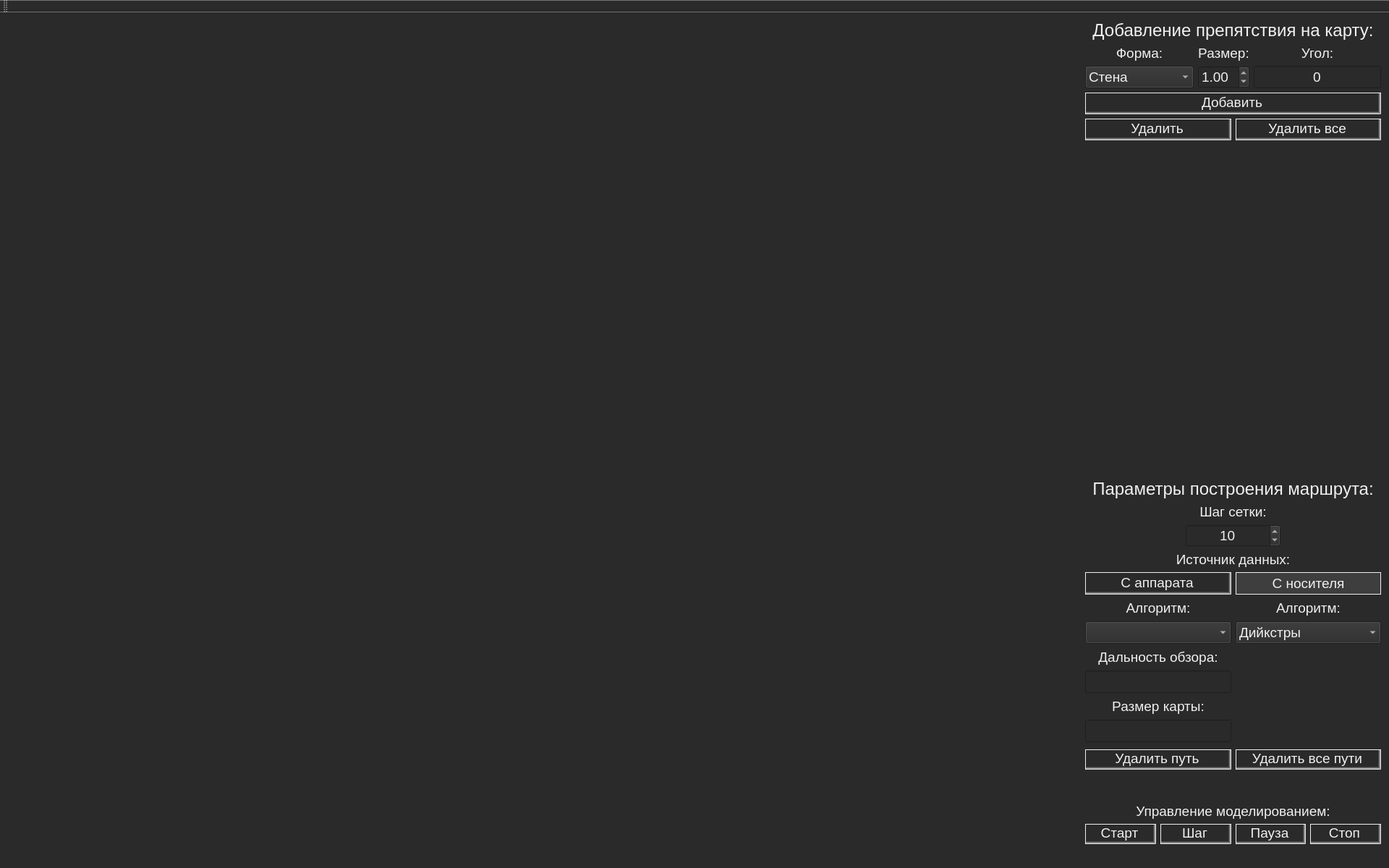
<?xml version="1.0" encoding="UTF-8"?>
<ui version="4.0">
 <class>MainWindow</class>
 <widget class="QMainWindow" name="MainWindow">
  <property name="geometry">
   <rect>
    <x>0</x>
    <y>0</y>
    <width>1920</width>
    <height>1200</height>
   </rect>
  </property>
  <property name="font">
   <font>
    <pointsize>14</pointsize>
   </font>
  </property>
  <property name="windowTitle">
   <string>MainWindow</string>
  </property>
  <property name="styleSheet">
   <string notr="true">background-color:rgb(42, 42, 42);</string>
  </property>
  <widget class="QWidget" name="centralWidget">
   <property name="styleSheet">
    <string notr="true"/>
   </property>
   <layout class="QHBoxLayout" name="horizontalLayout_2">
    <item>
     <widget class="Map" name="map" native="true">
      <property name="sizePolicy">
       <sizepolicy hsizetype="MinimumExpanding" vsizetype="Preferred">
        <horstretch>0</horstretch>
        <verstretch>0</verstretch>
       </sizepolicy>
      </property>
     </widget>
    </item>
    <item>
     <layout class="QVBoxLayout" name="verticalLayout">
      <property name="sizeConstraint">
       <enum>QLayout::SetDefaultConstraint</enum>
      </property>
      <item>
       <widget class="QLabel" name="label">
        <property name="sizePolicy">
         <sizepolicy hsizetype="Preferred" vsizetype="Fixed">
          <horstretch>0</horstretch>
          <verstretch>0</verstretch>
         </sizepolicy>
        </property>
        <property name="font">
         <font>
          <pointsize>18</pointsize>
         </font>
        </property>
        <property name="styleSheet">
         <string notr="true">color: rgb(240, 240, 240);</string>
        </property>
        <property name="text">
         <string>Добавление препятствия на карту:</string>
        </property>
        <property name="alignment">
         <set>Qt::AlignCenter</set>
        </property>
       </widget>
      </item>
      <item>
       <layout class="QHBoxLayout" name="horizontalLayout_3">
        <item>
         <layout class="QVBoxLayout" name="verticalLayout_2">
          <item>
           <widget class="QLabel" name="label_10">
            <property name="font">
             <font>
              <pointsize>14</pointsize>
             </font>
            </property>
            <property name="styleSheet">
             <string notr="true">color: rgb(240, 240, 240);</string>
            </property>
            <property name="text">
             <string>Форма:</string>
            </property>
            <property name="alignment">
             <set>Qt::AlignCenter</set>
            </property>
           </widget>
          </item>
          <item>
           <widget class="QComboBox" name="cb_obstacleForm">
            <property name="minimumSize">
             <size>
              <width>150</width>
              <height>0</height>
             </size>
            </property>
            <property name="font">
             <font>
              <pointsize>14</pointsize>
             </font>
            </property>
            <property name="styleSheet">
             <string notr="true">color: rgb(240, 240, 240);
border-color: rgb(240, 240, 240);
background-color: rgb(42, 42, 42);</string>
            </property>
            <property name="insertPolicy">
             <enum>QComboBox::InsertAtBottom</enum>
            </property>
            <item>
             <property name="text">
              <string>Стена</string>
             </property>
            </item>
            <item>
             <property name="text">
              <string>Квадрат</string>
             </property>
            </item>
            <item>
             <property name="text">
              <string>Круг</string>
             </property>
            </item>
           </widget>
          </item>
         </layout>
        </item>
        <item>
         <layout class="QVBoxLayout" name="verticalLayout_4">
          <item>
           <widget class="QLabel" name="label_11">
            <property name="font">
             <font>
              <pointsize>14</pointsize>
             </font>
            </property>
            <property name="styleSheet">
             <string notr="true">color: rgb(240, 240, 240);</string>
            </property>
            <property name="text">
             <string>Размер:</string>
            </property>
            <property name="alignment">
             <set>Qt::AlignCenter</set>
            </property>
           </widget>
          </item>
          <item>
           <widget class="QDoubleSpinBox" name="dsb_obstacleScale">
            <property name="sizePolicy">
             <sizepolicy hsizetype="Preferred" vsizetype="Fixed">
              <horstretch>0</horstretch>
              <verstretch>0</verstretch>
             </sizepolicy>
            </property>
            <property name="font">
             <font>
              <pointsize>14</pointsize>
             </font>
            </property>
            <property name="styleSheet">
             <string notr="true">color: rgb(240, 240, 240);
border-color: rgb(240, 240, 240);
background-color: rgb(42, 42, 42);</string>
            </property>
            <property name="decimals">
             <number>2</number>
            </property>
            <property name="minimum">
             <double>0.250000000000000</double>
            </property>
            <property name="maximum">
             <double>4.000000000000000</double>
            </property>
            <property name="singleStep">
             <double>0.250000000000000</double>
            </property>
            <property name="value">
             <double>1.000000000000000</double>
            </property>
           </widget>
          </item>
         </layout>
        </item>
        <item>
         <layout class="QVBoxLayout" name="verticalLayout_3">
          <item>
           <widget class="QLabel" name="label_12">
            <property name="font">
             <font>
              <pointsize>14</pointsize>
             </font>
            </property>
            <property name="styleSheet">
             <string notr="true">color: rgb(240, 240, 240);</string>
            </property>
            <property name="text">
             <string>Угол:</string>
            </property>
            <property name="alignment">
             <set>Qt::AlignCenter</set>
            </property>
           </widget>
          </item>
          <item>
           <widget class="QLineEdit" name="le_obstacleRotation">
            <property name="sizePolicy">
             <sizepolicy hsizetype="Preferred" vsizetype="Fixed">
              <horstretch>0</horstretch>
              <verstretch>0</verstretch>
             </sizepolicy>
            </property>
            <property name="maximumSize">
             <size>
              <width>200</width>
              <height>16777215</height>
             </size>
            </property>
            <property name="font">
             <font>
              <pointsize>14</pointsize>
             </font>
            </property>
            <property name="styleSheet">
             <string notr="true">color: rgb(240, 240, 240);
border-color: rgb(240, 240, 240);
background-color: rgb(42, 42, 42);</string>
            </property>
            <property name="text">
             <string>0</string>
            </property>
            <property name="alignment">
             <set>Qt::AlignCenter</set>
            </property>
           </widget>
          </item>
         </layout>
        </item>
       </layout>
      </item>
      <item>
       <widget class="QPushButton" name="btn_addObstacle">
        <property name="minimumSize">
         <size>
          <width>0</width>
          <height>30</height>
         </size>
        </property>
        <property name="font">
         <font>
          <pointsize>14</pointsize>
         </font>
        </property>
        <property name="styleSheet">
         <string notr="true">#btn_addObstacle
{
color: rgb(240, 240, 240);
background-color: rgb(42, 42, 42);

border-left: 1px solid rgb(240, 240, 240);
border-top: 1px solid rgb(240, 240, 240);
border-bottom: 4px solid qlineargradient(spread:pad, x1:0, y1:1, x2:0, y2:0, stop:0 rgb(240, 240, 240,), stop:1 rgb(42, 42, 42));
border-right: 4px solid  qlineargradient(spread:pad, x1:1, y1:0, x2:0, y2:0, stop:0 rgb(240, 240, 240,), stop:1 rgb(42, 42, 42));
}

#btn_addObstacle:pressed
{
	border-color:  rgb(240, 240, 240);
	border-width: 1px;

	border-left: 4px solid qlineargradient(spread:pad, x1:1, y1:0, x2:0, y2:0, stop:0 rgb(240, 240, 		240,), stop:1 rgb(42, 42, 42));
	border-top: 4px solid  qlineargradient(spread:pad, x1:0, y1:1, x2:0, y2:0, stop:0 rgb(240, 240, 	240,), stop:1 rgb(42, 42, 42));
}</string>
        </property>
        <property name="text">
         <string>Добавить</string>
        </property>
       </widget>
      </item>
      <item>
       <layout class="QHBoxLayout" name="horizontalLayout_4">
        <item>
         <widget class="QPushButton" name="btn_deleteObstacle">
          <property name="minimumSize">
           <size>
            <width>0</width>
            <height>30</height>
           </size>
          </property>
          <property name="font">
           <font>
            <pointsize>14</pointsize>
           </font>
          </property>
          <property name="styleSheet">
           <string notr="true">#btn_deleteObstacle
{
color: rgb(240, 240, 240);
background-color: rgb(42, 42, 42);

border-left: 1px solid rgb(240, 240, 240);
border-top: 1px solid rgb(240, 240, 240);
border-bottom: 4px solid qlineargradient(spread:pad, x1:0, y1:1, x2:0, y2:0, stop:0 rgb(240, 240, 240,), stop:1 rgb(42, 42, 42));
border-right: 4px solid  qlineargradient(spread:pad, x1:1, y1:0, x2:0, y2:0, stop:0 rgb(240, 240, 240,), stop:1 rgb(42, 42, 42));
}

#btn_deleteObstacle:pressed
{
	border-color:  rgb(240, 240, 240);
	border-width: 1px;

	border-left: 4px solid qlineargradient(spread:pad, x1:1, y1:0, x2:0, y2:0, stop:0 rgb(240, 240, 		240,), stop:1 rgb(42, 42, 42));
	border-top: 4px solid  qlineargradient(spread:pad, x1:0, y1:1, x2:0, y2:0, stop:0 rgb(240, 240, 	240,), stop:1 rgb(42, 42, 42));
}</string>
          </property>
          <property name="text">
           <string>Удалить</string>
          </property>
         </widget>
        </item>
        <item>
         <widget class="QPushButton" name="btn_deleteAllObstacles">
          <property name="minimumSize">
           <size>
            <width>0</width>
            <height>30</height>
           </size>
          </property>
          <property name="font">
           <font>
            <pointsize>14</pointsize>
           </font>
          </property>
          <property name="styleSheet">
           <string notr="true">#btn_deleteAllObstacles
{
color: rgb(240, 240, 240);
background-color: rgb(42, 42, 42);

border-left: 1px solid rgb(240, 240, 240);
border-top: 1px solid rgb(240, 240, 240);
border-bottom: 4px solid qlineargradient(spread:pad, x1:0, y1:1, x2:0, y2:0, stop:0 rgb(240, 240, 240,), stop:1 rgb(42, 42, 42));
border-right: 4px solid  qlineargradient(spread:pad, x1:1, y1:0, x2:0, y2:0, stop:0 rgb(240, 240, 240,), stop:1 rgb(42, 42, 42));
}

#btn_deleteAllObstacles:pressed
{
	border-color:  rgb(240, 240, 240);
	border-width: 1px;

	border-left: 4px solid qlineargradient(spread:pad, x1:1, y1:0, x2:0, y2:0, stop:0 rgb(240, 240, 		240,), stop:1 rgb(42, 42, 42));
	border-top: 4px solid  qlineargradient(spread:pad, x1:0, y1:1, x2:0, y2:0, stop:0 rgb(240, 240, 	240,), stop:1 rgb(42, 42, 42));
}</string>
          </property>
          <property name="text">
           <string>Удалить все</string>
          </property>
         </widget>
        </item>
       </layout>
      </item>
      <item>
       <spacer name="verticalSpacer">
        <property name="orientation">
         <enum>Qt::Vertical</enum>
        </property>
        <property name="sizeType">
         <enum>QSizePolicy::Expanding</enum>
        </property>
        <property name="sizeHint" stdset="0">
         <size>
          <width>20</width>
          <height>40</height>
         </size>
        </property>
       </spacer>
      </item>
      <item>
       <widget class="QLabel" name="label_2">
        <property name="sizePolicy">
         <sizepolicy hsizetype="Preferred" vsizetype="Fixed">
          <horstretch>0</horstretch>
          <verstretch>0</verstretch>
         </sizepolicy>
        </property>
        <property name="font">
         <font>
          <pointsize>18</pointsize>
         </font>
        </property>
        <property name="styleSheet">
         <string notr="true">color: rgb(240, 240, 240);</string>
        </property>
        <property name="text">
         <string>Параметры построения маршрута:</string>
        </property>
        <property name="alignment">
         <set>Qt::AlignCenter</set>
        </property>
       </widget>
      </item>
      <item>
       <layout class="QVBoxLayout" name="verticalLayout_5">
        <item>
         <widget class="QLabel" name="label_3">
          <property name="sizePolicy">
           <sizepolicy hsizetype="Preferred" vsizetype="Fixed">
            <horstretch>0</horstretch>
            <verstretch>0</verstretch>
           </sizepolicy>
          </property>
          <property name="font">
           <font>
            <pointsize>14</pointsize>
           </font>
          </property>
          <property name="styleSheet">
           <string notr="true">color: rgb(240, 240, 240);</string>
          </property>
          <property name="text">
           <string>Шаг сетки:</string>
          </property>
          <property name="alignment">
           <set>Qt::AlignCenter</set>
          </property>
         </widget>
        </item>
        <item>
         <layout class="QHBoxLayout" name="horizontalLayout_5">
          <item>
           <spacer name="horizontalSpacer_2">
            <property name="orientation">
             <enum>Qt::Horizontal</enum>
            </property>
            <property name="sizeType">
             <enum>QSizePolicy::Minimum</enum>
            </property>
            <property name="sizeHint" stdset="0">
             <size>
              <width>40</width>
              <height>20</height>
             </size>
            </property>
           </spacer>
          </item>
          <item>
           <widget class="QSpinBox" name="sb_GridStep">
            <property name="sizePolicy">
             <sizepolicy hsizetype="Fixed" vsizetype="Fixed">
              <horstretch>0</horstretch>
              <verstretch>0</verstretch>
             </sizepolicy>
            </property>
            <property name="minimumSize">
             <size>
              <width>131</width>
              <height>0</height>
             </size>
            </property>
            <property name="font">
             <font>
              <pointsize>14</pointsize>
             </font>
            </property>
            <property name="styleSheet">
             <string notr="true">color: rgb(240, 240, 240);
border-color: rgb(240, 240, 240);
background-color: rgb(42, 42, 42);</string>
            </property>
            <property name="alignment">
             <set>Qt::AlignCenter</set>
            </property>
            <property name="minimum">
             <number>5</number>
            </property>
            <property name="maximum">
             <number>30</number>
            </property>
            <property name="singleStep">
             <number>5</number>
            </property>
            <property name="value">
             <number>10</number>
            </property>
           </widget>
          </item>
          <item>
           <spacer name="horizontalSpacer_3">
            <property name="orientation">
             <enum>Qt::Horizontal</enum>
            </property>
            <property name="sizeType">
             <enum>QSizePolicy::Minimum</enum>
            </property>
            <property name="sizeHint" stdset="0">
             <size>
              <width>40</width>
              <height>20</height>
             </size>
            </property>
           </spacer>
          </item>
         </layout>
        </item>
       </layout>
      </item>
      <item>
       <widget class="QLabel" name="label_4">
        <property name="sizePolicy">
         <sizepolicy hsizetype="Preferred" vsizetype="Fixed">
          <horstretch>0</horstretch>
          <verstretch>0</verstretch>
         </sizepolicy>
        </property>
        <property name="font">
         <font>
          <pointsize>14</pointsize>
         </font>
        </property>
        <property name="styleSheet">
         <string notr="true">color: rgb(240, 240, 240);</string>
        </property>
        <property name="text">
         <string>Источник данных:</string>
        </property>
        <property name="alignment">
         <set>Qt::AlignCenter</set>
        </property>
       </widget>
      </item>
      <item>
       <layout class="QHBoxLayout" name="horizontalLayout_6">
        <item>
         <layout class="QVBoxLayout" name="verticalLayout_7">
          <item>
           <widget class="QPushButton" name="btn_dataFromVehicle">
            <property name="sizePolicy">
             <sizepolicy hsizetype="Preferred" vsizetype="Fixed">
              <horstretch>0</horstretch>
              <verstretch>0</verstretch>
             </sizepolicy>
            </property>
            <property name="minimumSize">
             <size>
              <width>0</width>
              <height>31</height>
             </size>
            </property>
            <property name="font">
             <font>
              <pointsize>14</pointsize>
             </font>
            </property>
            <property name="styleSheet">
             <string notr="true">#btn_dataFromVehicle
{
color: rgb(240, 240, 240);
background-color: rgb(42, 42, 42);

border-left: 1px solid rgb(240, 240, 240);
border-top: 1px solid rgb(240, 240, 240);
border-bottom: 4px solid qlineargradient(spread:pad, x1:0, y1:1, x2:0, y2:0, stop:0 rgb(240, 240, 240,), stop:1 rgb(42, 42, 42));
border-right: 4px solid  qlineargradient(spread:pad, x1:1, y1:0, x2:0, y2:0, stop:0 rgb(240, 240, 240,), stop:1 rgb(42, 42, 42));
}

#btn_dataFromVehicle:pressed
{
	border-color:  rgb(240, 240, 240);
	border-width: 1px;

	border-left: 4px solid qlineargradient(spread:pad, x1:1, y1:0, x2:0, y2:0, stop:0 rgb(240, 240, 		240,), stop:1 rgb(42, 42, 42));
	border-top: 4px solid  qlineargradient(spread:pad, x1:0, y1:1, x2:0, y2:0, stop:0 rgb(240, 240, 	240,), stop:1 rgb(42, 42, 42));
}

#btn_dataFromVehicle:checked
{
	background-color: rgb(62, 62, 62);

	border-color:  rgb(240, 240, 240);
	border-width: 1px;

	border-left: 4px solid qlineargradient(spread:pad, x1:1, y1:0, x2:0, y2:0, stop:0 rgb(240, 240, 		240,), stop:1 rgb(42, 42, 42));
	border-top: 4px solid  qlineargradient(spread:pad, x1:0, y1:1, x2:0, y2:0, stop:0 rgb(240, 240, 	240,), stop:1 rgb(42, 42, 42));
}</string>
            </property>
            <property name="text">
             <string>С аппарата</string>
            </property>
            <property name="checkable">
             <bool>true</bool>
            </property>
            <property name="autoExclusive">
             <bool>true</bool>
            </property>
           </widget>
          </item>
          <item>
           <widget class="QLabel" name="label_5">
            <property name="sizePolicy">
             <sizepolicy hsizetype="Preferred" vsizetype="Fixed">
              <horstretch>0</horstretch>
              <verstretch>0</verstretch>
             </sizepolicy>
            </property>
            <property name="minimumSize">
             <size>
              <width>0</width>
              <height>25</height>
             </size>
            </property>
            <property name="font">
             <font>
              <pointsize>14</pointsize>
             </font>
            </property>
            <property name="styleSheet">
             <string notr="true">color: rgb(240, 240, 240);
	</string>
            </property>
            <property name="text">
             <string>Алгоритм:</string>
            </property>
            <property name="alignment">
             <set>Qt::AlignCenter</set>
            </property>
           </widget>
          </item>
          <item>
           <widget class="QComboBox" name="cb_VehicleRoutingAlgorithm">
            <property name="minimumSize">
             <size>
              <width>0</width>
              <height>31</height>
             </size>
            </property>
            <property name="sizeIncrement">
             <size>
              <width>0</width>
              <height>31</height>
             </size>
            </property>
            <property name="font">
             <font>
              <pointsize>14</pointsize>
             </font>
            </property>
            <property name="styleSheet">
             <string notr="true">color: rgb(240, 240, 240);
border-color: rgb(240, 240, 240);
background-color: rgb(42, 42, 42);</string>
            </property>
           </widget>
          </item>
          <item>
           <widget class="QLabel" name="label_6">
            <property name="sizePolicy">
             <sizepolicy hsizetype="Preferred" vsizetype="Fixed">
              <horstretch>0</horstretch>
              <verstretch>0</verstretch>
             </sizepolicy>
            </property>
            <property name="minimumSize">
             <size>
              <width>0</width>
              <height>25</height>
             </size>
            </property>
            <property name="font">
             <font>
              <pointsize>14</pointsize>
             </font>
            </property>
            <property name="styleSheet">
             <string notr="true">color: rgb(240, 240, 240);</string>
            </property>
            <property name="text">
             <string>Дальность обзора:</string>
            </property>
            <property name="alignment">
             <set>Qt::AlignCenter</set>
            </property>
           </widget>
          </item>
          <item>
           <widget class="QLineEdit" name="le_VehicleSightRange">
            <property name="sizePolicy">
             <sizepolicy hsizetype="Preferred" vsizetype="Fixed">
              <horstretch>0</horstretch>
              <verstretch>0</verstretch>
             </sizepolicy>
            </property>
            <property name="minimumSize">
             <size>
              <width>0</width>
              <height>31</height>
             </size>
            </property>
            <property name="font">
             <font>
              <pointsize>14</pointsize>
             </font>
            </property>
            <property name="styleSheet">
             <string notr="true">color: rgb(240, 240, 240);
border-color: rgb(240, 240, 240);
background-color: rgb(42, 42, 42);</string>
            </property>
            <property name="alignment">
             <set>Qt::AlignCenter</set>
            </property>
           </widget>
          </item>
          <item>
           <widget class="QLabel" name="label_7">
            <property name="sizePolicy">
             <sizepolicy hsizetype="Preferred" vsizetype="Fixed">
              <horstretch>0</horstretch>
              <verstretch>0</verstretch>
             </sizepolicy>
            </property>
            <property name="minimumSize">
             <size>
              <width>0</width>
              <height>25</height>
             </size>
            </property>
            <property name="font">
             <font>
              <pointsize>14</pointsize>
             </font>
            </property>
            <property name="styleSheet">
             <string notr="true">color: rgb(240, 240, 240);</string>
            </property>
            <property name="text">
             <string>Размер карты:</string>
            </property>
            <property name="alignment">
             <set>Qt::AlignCenter</set>
            </property>
           </widget>
          </item>
          <item>
           <widget class="QLineEdit" name="le_VehicleMapSize">
            <property name="sizePolicy">
             <sizepolicy hsizetype="Preferred" vsizetype="Fixed">
              <horstretch>0</horstretch>
              <verstretch>0</verstretch>
             </sizepolicy>
            </property>
            <property name="minimumSize">
             <size>
              <width>0</width>
              <height>31</height>
             </size>
            </property>
            <property name="font">
             <font>
              <pointsize>14</pointsize>
             </font>
            </property>
            <property name="styleSheet">
             <string notr="true">color: rgb(240, 240, 240);
border-color: rgb(240, 240, 240);
background-color: rgb(42, 42, 42);</string>
            </property>
            <property name="alignment">
             <set>Qt::AlignCenter</set>
            </property>
           </widget>
          </item>
          <item>
           <spacer name="verticalSpacer_4">
            <property name="orientation">
             <enum>Qt::Vertical</enum>
            </property>
            <property name="sizeType">
             <enum>QSizePolicy::Preferred</enum>
            </property>
            <property name="sizeHint" stdset="0">
             <size>
              <width>20</width>
              <height>0</height>
             </size>
            </property>
           </spacer>
          </item>
         </layout>
        </item>
        <item>
         <layout class="QVBoxLayout" name="verticalLayout_6">
          <item>
           <widget class="QPushButton" name="btn_dataFromCarrier">
            <property name="sizePolicy">
             <sizepolicy hsizetype="Preferred" vsizetype="Fixed">
              <horstretch>0</horstretch>
              <verstretch>0</verstretch>
             </sizepolicy>
            </property>
            <property name="minimumSize">
             <size>
              <width>0</width>
              <height>31</height>
             </size>
            </property>
            <property name="font">
             <font>
              <pointsize>14</pointsize>
             </font>
            </property>
            <property name="styleSheet">
             <string notr="true">#btn_dataFromCarrier
{
color: rgb(240, 240, 240);
background-color: rgb(42, 42, 42);

border-left: 1px solid rgb(240, 240, 240);
border-top: 1px solid rgb(240, 240, 240);
border-bottom: 4px solid qlineargradient(spread:pad, x1:0, y1:1, x2:0, y2:0, stop:0 rgb(240, 240, 240,), stop:1 rgb(42, 42, 42));
border-right: 4px solid  qlineargradient(spread:pad, x1:1, y1:0, x2:0, y2:0, stop:0 rgb(240, 240, 240,), stop:1 rgb(42, 42, 42));
}

#btn_dataFromCarrier:pressed
{
	border-color:  rgb(240, 240, 240);
	border-width: 1px;

	border-left: 4px solid qlineargradient(spread:pad, x1:1, y1:0, x2:0, y2:0, stop:0 rgb(240, 240, 		240,), stop:1 rgb(42, 42, 42));
	border-top: 4px solid  qlineargradient(spread:pad, x1:0, y1:1, x2:0, y2:0, stop:0 rgb(240, 240, 	240,), stop:1 rgb(42, 42, 42));
}

#btn_dataFromCarrier:checked
{
	background-color: rgb(62, 62, 62);

	border-color:  rgb(240, 240, 240);
	border-width: 1px;

	border-left: 4px solid qlineargradient(spread:pad, x1:1, y1:0, x2:0, y2:0, stop:0 rgb(240, 240, 		240,), stop:1 rgb(42, 42, 42));
	border-top: 4px solid  qlineargradient(spread:pad, x1:0, y1:1, x2:0, y2:0, stop:0 rgb(240, 240, 	240,), stop:1 rgb(42, 42, 42));
}</string>
            </property>
            <property name="text">
             <string>С носителя</string>
            </property>
            <property name="checkable">
             <bool>true</bool>
            </property>
            <property name="checked">
             <bool>true</bool>
            </property>
            <property name="autoExclusive">
             <bool>true</bool>
            </property>
           </widget>
          </item>
          <item>
           <widget class="QLabel" name="label_8">
            <property name="sizePolicy">
             <sizepolicy hsizetype="Preferred" vsizetype="Fixed">
              <horstretch>0</horstretch>
              <verstretch>0</verstretch>
             </sizepolicy>
            </property>
            <property name="minimumSize">
             <size>
              <width>0</width>
              <height>25</height>
             </size>
            </property>
            <property name="font">
             <font>
              <pointsize>14</pointsize>
             </font>
            </property>
            <property name="styleSheet">
             <string notr="true">color: rgb(240, 240, 240);</string>
            </property>
            <property name="text">
             <string>Алгоритм:</string>
            </property>
            <property name="alignment">
             <set>Qt::AlignCenter</set>
            </property>
           </widget>
          </item>
          <item>
           <widget class="QComboBox" name="cb_CarrierRoutingAlgorithm">
            <property name="sizePolicy">
             <sizepolicy hsizetype="Preferred" vsizetype="Fixed">
              <horstretch>0</horstretch>
              <verstretch>0</verstretch>
             </sizepolicy>
            </property>
            <property name="minimumSize">
             <size>
              <width>0</width>
              <height>31</height>
             </size>
            </property>
            <property name="sizeIncrement">
             <size>
              <width>0</width>
              <height>31</height>
             </size>
            </property>
            <property name="font">
             <font>
              <pointsize>14</pointsize>
             </font>
            </property>
            <property name="styleSheet">
             <string notr="true">color: rgb(240, 240, 240);
border-color: rgb(240, 240, 240);
background-color: rgb(42, 42, 42);

</string>
            </property>
            <item>
             <property name="text">
              <string>Дийкстры</string>
             </property>
            </item>
            <item>
             <property name="text">
              <string>Ли</string>
             </property>
            </item>
           </widget>
          </item>
          <item>
           <spacer name="verticalSpacer_2">
            <property name="orientation">
             <enum>Qt::Vertical</enum>
            </property>
            <property name="sizeType">
             <enum>QSizePolicy::Fixed</enum>
            </property>
            <property name="sizeHint" stdset="0">
             <size>
              <width>20</width>
              <height>140</height>
             </size>
            </property>
           </spacer>
          </item>
         </layout>
        </item>
       </layout>
      </item>
      <item>
       <layout class="QHBoxLayout" name="horizontalLayout">
        <item>
         <widget class="QPushButton" name="btn_deletePath">
          <property name="font">
           <font>
            <pointsize>14</pointsize>
           </font>
          </property>
          <property name="styleSheet">
           <string notr="true">#btn_deletePath
{
color: rgb(240, 240, 240);
background-color: rgb(42, 42, 42);

border-left: 1px solid rgb(240, 240, 240);
border-top: 1px solid rgb(240, 240, 240);
border-bottom: 4px solid qlineargradient(spread:pad, x1:0, y1:1, x2:0, y2:0, stop:0 rgb(240, 240, 240,), stop:1 rgb(42, 42, 42));
border-right: 4px solid  qlineargradient(spread:pad, x1:1, y1:0, x2:0, y2:0, stop:0 rgb(240, 240, 240,), stop:1 rgb(42, 42, 42));
}

#btn_deletePath:pressed
{
	border-color:  rgb(240, 240, 240);
	border-width: 1px;

	border-left: 4px solid qlineargradient(spread:pad, x1:1, y1:0, x2:0, y2:0, stop:0 rgb(240, 240, 		240,), stop:1 rgb(42, 42, 42));
	border-top: 4px solid  qlineargradient(spread:pad, x1:0, y1:1, x2:0, y2:0, stop:0 rgb(240, 240, 	240,), stop:1 rgb(42, 42, 42));
}</string>
          </property>
          <property name="text">
           <string>Удалить путь</string>
          </property>
         </widget>
        </item>
        <item>
         <widget class="QPushButton" name="btn_deleteAllPaths">
          <property name="font">
           <font>
            <pointsize>14</pointsize>
           </font>
          </property>
          <property name="styleSheet">
           <string notr="true">#btn_deleteAllPaths
{
color: rgb(240, 240, 240);
background-color: rgb(42, 42, 42);

border-left: 1px solid rgb(240, 240, 240);
border-top: 1px solid rgb(240, 240, 240);
border-bottom: 4px solid qlineargradient(spread:pad, x1:0, y1:1, x2:0, y2:0, stop:0 rgb(240, 240, 240,), stop:1 rgb(42, 42, 42));
border-right: 4px solid  qlineargradient(spread:pad, x1:1, y1:0, x2:0, y2:0, stop:0 rgb(240, 240, 240,), stop:1 rgb(42, 42, 42));
}

#btn_deleteAllPaths:pressed
{
	border-color:  rgb(240, 240, 240);
	border-width: 1px;

	border-left: 4px solid qlineargradient(spread:pad, x1:1, y1:0, x2:0, y2:0, stop:0 rgb(240, 240, 		240,), stop:1 rgb(42, 42, 42));
	border-top: 4px solid  qlineargradient(spread:pad, x1:0, y1:1, x2:0, y2:0, stop:0 rgb(240, 240, 	240,), stop:1 rgb(42, 42, 42));
}</string>
          </property>
          <property name="text">
           <string>Удалить все пути</string>
          </property>
         </widget>
        </item>
       </layout>
      </item>
      <item>
       <spacer name="verticalSpacer_3">
        <property name="orientation">
         <enum>Qt::Vertical</enum>
        </property>
        <property name="sizeType">
         <enum>QSizePolicy::Preferred</enum>
        </property>
        <property name="sizeHint" stdset="0">
         <size>
          <width>20</width>
          <height>40</height>
         </size>
        </property>
       </spacer>
      </item>
      <item>
       <widget class="QLabel" name="label_9">
        <property name="sizePolicy">
         <sizepolicy hsizetype="Preferred" vsizetype="Fixed">
          <horstretch>0</horstretch>
          <verstretch>0</verstretch>
         </sizepolicy>
        </property>
        <property name="font">
         <font>
          <pointsize>14</pointsize>
         </font>
        </property>
        <property name="styleSheet">
         <string notr="true">color: rgb(240, 240, 240);
</string>
        </property>
        <property name="text">
         <string>Управление моделированием:</string>
        </property>
        <property name="alignment">
         <set>Qt::AlignCenter</set>
        </property>
       </widget>
      </item>
      <item>
       <layout class="QHBoxLayout" name="horizontalLayout_7">
        <item>
         <widget class="QPushButton" name="btn_routeBuildingStart">
          <property name="font">
           <font>
            <pointsize>14</pointsize>
            <kerning>true</kerning>
           </font>
          </property>
          <property name="styleSheet">
           <string notr="true">#btn_routeBuildingStart
{
color: rgb(240, 240, 240);
background-color: rgb(42, 42, 42);

border-left: 1px solid rgb(240, 240, 240);
border-top: 1px solid rgb(240, 240, 240);
border-bottom: 4px solid qlineargradient(spread:pad, x1:0, y1:1, x2:0, y2:0, stop:0 rgb(240, 240, 240,), stop:1 rgb(42, 42, 42));
border-right: 4px solid  qlineargradient(spread:pad, x1:1, y1:0, x2:0, y2:0, stop:0 rgb(240, 240, 240,), stop:1 rgb(42, 42, 42));
}

#btn_addObstacle:pressed
{
	border-color:  rgb(240, 240, 240);
	border-width: 1px;

	border-left: 4px solid qlineargradient(spread:pad, x1:1, y1:0, x2:0, y2:0, stop:0 rgb(240, 240, 		240,), stop:1 rgb(42, 42, 42));
	border-top: 4px solid  qlineargradient(spread:pad, x1:0, y1:1, x2:0, y2:0, stop:0 rgb(240, 240, 	240,), stop:1 rgb(42, 42, 42));
}</string>
          </property>
          <property name="text">
           <string>Старт</string>
          </property>
         </widget>
        </item>
        <item>
         <widget class="QPushButton" name="btn_routeBuildingStep">
          <property name="font">
           <font>
            <pointsize>14</pointsize>
           </font>
          </property>
          <property name="styleSheet">
           <string notr="true">#btn_routeBuildingStep
{
color: rgb(240, 240, 240);
background-color: rgb(42, 42, 42);

border-left: 1px solid rgb(240, 240, 240);
border-top: 1px solid rgb(240, 240, 240);
border-bottom: 4px solid qlineargradient(spread:pad, x1:0, y1:1, x2:0, y2:0, stop:0 rgb(240, 240, 240,), stop:1 rgb(42, 42, 42));
border-right: 4px solid  qlineargradient(spread:pad, x1:1, y1:0, x2:0, y2:0, stop:0 rgb(240, 240, 240,), stop:1 rgb(42, 42, 42));
}

#btn_routeBuildingStep:pressed
{
	border-color:  rgb(240, 240, 240);
	border-width: 1px;

	border-left: 4px solid qlineargradient(spread:pad, x1:1, y1:0, x2:0, y2:0, stop:0 rgb(240, 240, 		240,), stop:1 rgb(42, 42, 42));
	border-top: 4px solid  qlineargradient(spread:pad, x1:0, y1:1, x2:0, y2:0, stop:0 rgb(240, 240, 	240,), stop:1 rgb(42, 42, 42));
}</string>
          </property>
          <property name="text">
           <string>Шаг</string>
          </property>
         </widget>
        </item>
        <item>
         <widget class="QPushButton" name="btn_routeBuildingPause">
          <property name="font">
           <font>
            <pointsize>14</pointsize>
           </font>
          </property>
          <property name="styleSheet">
           <string notr="true">#btn_routeBuildingPause
{
color: rgb(240, 240, 240);
background-color: rgb(42, 42, 42);

border-left: 1px solid rgb(240, 240, 240);
border-top: 1px solid rgb(240, 240, 240);
border-bottom: 4px solid qlineargradient(spread:pad, x1:0, y1:1, x2:0, y2:0, stop:0 rgb(240, 240, 240,), stop:1 rgb(42, 42, 42));
border-right: 4px solid  qlineargradient(spread:pad, x1:1, y1:0, x2:0, y2:0, stop:0 rgb(240, 240, 240,), stop:1 rgb(42, 42, 42));
}

#btn_routeBuildingPause:pressed
{
	border-color:  rgb(240, 240, 240);
	border-width: 1px;

	border-left: 4px solid qlineargradient(spread:pad, x1:1, y1:0, x2:0, y2:0, stop:0 rgb(240, 240, 		240,), stop:1 rgb(42, 42, 42));
	border-top: 4px solid  qlineargradient(spread:pad, x1:0, y1:1, x2:0, y2:0, stop:0 rgb(240, 240, 	240,), stop:1 rgb(42, 42, 42));
}</string>
          </property>
          <property name="text">
           <string>Пауза</string>
          </property>
         </widget>
        </item>
        <item>
         <widget class="QPushButton" name="btn_routeBuildingStop">
          <property name="font">
           <font>
            <pointsize>14</pointsize>
           </font>
          </property>
          <property name="styleSheet">
           <string notr="true">#btn_routeBuildingStop
{
color: rgb(240, 240, 240);
background-color: rgb(42, 42, 42);

border-left: 1px solid rgb(240, 240, 240);
border-top: 1px solid rgb(240, 240, 240);
border-bottom: 4px solid qlineargradient(spread:pad, x1:0, y1:1, x2:0, y2:0, stop:0 rgb(240, 240, 240,), stop:1 rgb(42, 42, 42));
border-right: 4px solid  qlineargradient(spread:pad, x1:1, y1:0, x2:0, y2:0, stop:0 rgb(240, 240, 240,), stop:1 rgb(42, 42, 42));
}

#btn_routeBuildingStop:pressed
{
	border-color:  rgb(240, 240, 240);
	border-width: 1px;

	border-left: 4px solid qlineargradient(spread:pad, x1:1, y1:0, x2:0, y2:0, stop:0 rgb(240, 240, 		240,), stop:1 rgb(42, 42, 42));
	border-top: 4px solid  qlineargradient(spread:pad, x1:0, y1:1, x2:0, y2:0, stop:0 rgb(240, 240, 	240,), stop:1 rgb(42, 42, 42));
}</string>
          </property>
          <property name="text">
           <string>Стоп</string>
          </property>
         </widget>
        </item>
       </layout>
      </item>
     </layout>
    </item>
   </layout>
  </widget>
  <widget class="QMenuBar" name="menuBar">
   <property name="geometry">
    <rect>
     <x>0</x>
     <y>0</y>
     <width>1920</width>
     <height>20</height>
    </rect>
   </property>
  </widget>
  <widget class="QToolBar" name="mainToolBar">
   <attribute name="toolBarArea">
    <enum>TopToolBarArea</enum>
   </attribute>
   <attribute name="toolBarBreak">
    <bool>false</bool>
   </attribute>
  </widget>
  <widget class="QStatusBar" name="statusBar"/>
 </widget>
 <layoutdefault spacing="6" margin="11"/>
 <customwidgets>
  <customwidget>
   <class>Map</class>
   <extends>QWidget</extends>
   <header>map.h</header>
   <container>1</container>
  </customwidget>
 </customwidgets>
 <resources/>
 <connections/>
</ui>
